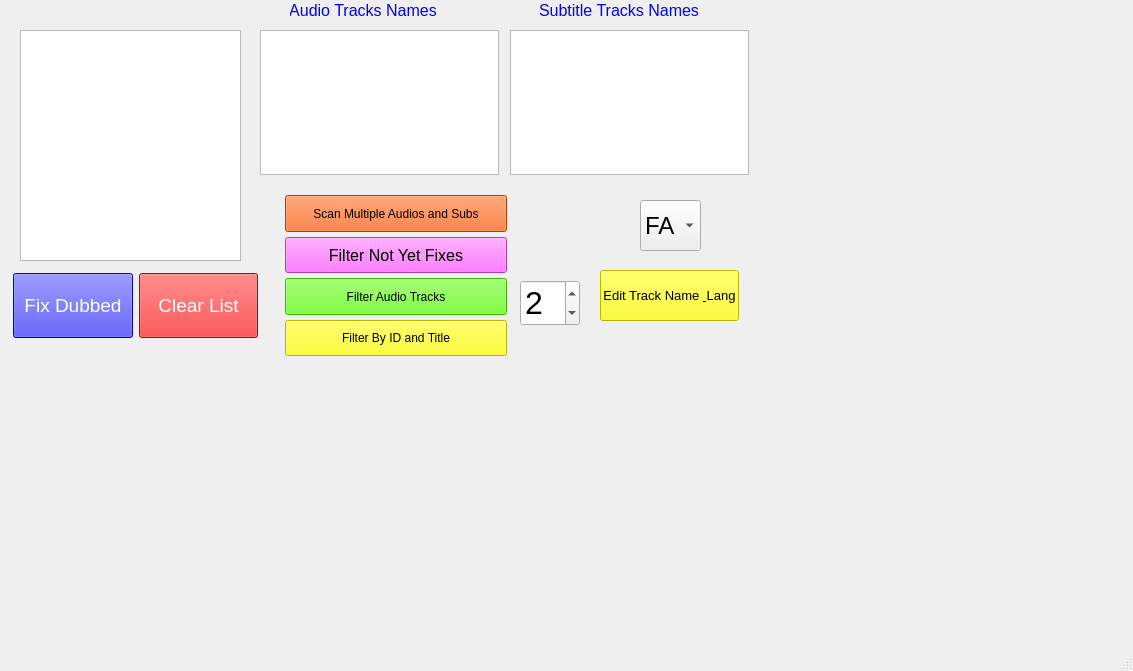
<?xml version="1.0" encoding="UTF-8"?>
<ui version="4.0">
 <class>MainWindow</class>
 <widget class="QMainWindow" name="MainWindow">
  <property name="geometry">
   <rect>
    <x>0</x>
    <y>0</y>
    <width>1133</width>
    <height>671</height>
   </rect>
  </property>
  <property name="windowTitle">
   <string>MainWindow</string>
  </property>
  <widget class="QWidget" name="centralwidget">
   <widget class="QListWidget" name="listWidget_audio_tracks">
    <property name="geometry">
     <rect>
      <x>260</x>
      <y>30</y>
      <width>239</width>
      <height>145</height>
     </rect>
    </property>
    <property name="font">
     <font>
      <pointsize>8</pointsize>
     </font>
    </property>
   </widget>
   <widget class="QListWidget" name="listWidget_sub_tracks">
    <property name="geometry">
     <rect>
      <x>510</x>
      <y>30</y>
      <width>239</width>
      <height>145</height>
     </rect>
    </property>
    <property name="font">
     <font>
      <pointsize>8</pointsize>
     </font>
    </property>
   </widget>
   <widget class="QLabel" name="label">
    <property name="geometry">
     <rect>
      <x>290</x>
      <y>0</y>
      <width>146</width>
      <height>21</height>
     </rect>
    </property>
    <property name="font">
     <font>
      <pointsize>12</pointsize>
      <italic>false</italic>
      <bold>false</bold>
     </font>
    </property>
    <property name="styleSheet">
     <string notr="true">color: rgb(0, 0, 255);</string>
    </property>
    <property name="text">
     <string>Audio Tracks Names</string>
    </property>
    <property name="alignment">
     <set>Qt::AlignCenter</set>
    </property>
   </widget>
   <widget class="QLabel" name="label_2">
    <property name="geometry">
     <rect>
      <x>540</x>
      <y>0</y>
      <width>158</width>
      <height>21</height>
     </rect>
    </property>
    <property name="font">
     <font>
      <pointsize>12</pointsize>
      <italic>false</italic>
      <bold>false</bold>
     </font>
    </property>
    <property name="styleSheet">
     <string notr="true">color: rgb(0, 0, 255);</string>
    </property>
    <property name="text">
     <string>Subtitle Tracks Names</string>
    </property>
    <property name="alignment">
     <set>Qt::AlignCenter</set>
    </property>
   </widget>
   <widget class="QSpinBox" name="spinBox_audio_numbers">
    <property name="geometry">
     <rect>
      <x>520</x>
      <y>280</y>
      <width>60</width>
      <height>46</height>
     </rect>
    </property>
    <property name="font">
     <font>
      <pointsize>24</pointsize>
     </font>
    </property>
    <property name="minimum">
     <number>1</number>
    </property>
    <property name="maximum">
     <number>10</number>
    </property>
    <property name="value">
     <number>2</number>
    </property>
   </widget>
   <widget class="QListWidget" name="listWidget_hidden">
    <property name="geometry">
     <rect>
      <x>20</x>
      <y>30</y>
      <width>221</width>
      <height>231</height>
     </rect>
    </property>
   </widget>
   <widget class="QPushButton" name="pushButton_edit_name_and_lang">
    <property name="geometry">
     <rect>
      <x>600</x>
      <y>270</y>
      <width>139</width>
      <height>51</height>
     </rect>
    </property>
    <property name="font">
     <font>
      <pointsize>10</pointsize>
      <italic>false</italic>
      <bold>false</bold>
     </font>
    </property>
    <property name="styleSheet">
     <string notr="true">color: rgb(0, 0, 0);
background-color: rgb(255, 255, 0);</string>
    </property>
    <property name="text">
     <string>Edit Track Name &amp; Lang</string>
    </property>
   </widget>
   <widget class="QComboBox" name="comboBox">
    <property name="geometry">
     <rect>
      <x>640</x>
      <y>200</y>
      <width>61</width>
      <height>51</height>
     </rect>
    </property>
    <property name="font">
     <font>
      <pointsize>18</pointsize>
     </font>
    </property>
    <item>
     <property name="text">
      <string>FA</string>
     </property>
    </item>
    <item>
     <property name="text">
      <string>EN</string>
     </property>
    </item>
   </widget>
   <widget class="QWidget" name="layoutWidget">
    <property name="geometry">
     <rect>
      <x>280</x>
      <y>190</y>
      <width>232</width>
      <height>171</height>
     </rect>
    </property>
    <layout class="QVBoxLayout" name="verticalLayout">
     <property name="spacing">
      <number>5</number>
     </property>
     <property name="leftMargin">
      <number>5</number>
     </property>
     <property name="topMargin">
      <number>5</number>
     </property>
     <property name="rightMargin">
      <number>5</number>
     </property>
     <property name="bottomMargin">
      <number>5</number>
     </property>
     <item>
      <widget class="QPushButton" name="pushButton_scan">
       <property name="sizePolicy">
        <sizepolicy hsizetype="Minimum" vsizetype="Minimum">
         <horstretch>0</horstretch>
         <verstretch>0</verstretch>
        </sizepolicy>
       </property>
       <property name="styleSheet">
        <string notr="true">font: 12pt &quot;Segoe UI&quot;;
background-color: rgb(255, 85, 0);
color: rgb(0, 0, 0);</string>
       </property>
       <property name="text">
        <string>Scan Multiple Audios and Subs</string>
       </property>
      </widget>
     </item>
     <item>
      <widget class="QPushButton" name="pushButton_filter_not_yet_fix">
       <property name="sizePolicy">
        <sizepolicy hsizetype="Minimum" vsizetype="Minimum">
         <horstretch>0</horstretch>
         <verstretch>0</verstretch>
        </sizepolicy>
       </property>
       <property name="font">
        <font>
         <pointsize>12</pointsize>
        </font>
       </property>
       <property name="styleSheet">
        <string notr="true">color: rgb(0, 0, 0);
background-color: rgb(255, 85, 255);</string>
       </property>
       <property name="text">
        <string>Filter Not Yet Fixes</string>
       </property>
      </widget>
     </item>
     <item>
      <widget class="QPushButton" name="pushButton_filter_audio_tracks">
       <property name="sizePolicy">
        <sizepolicy hsizetype="Minimum" vsizetype="Minimum">
         <horstretch>0</horstretch>
         <verstretch>0</verstretch>
        </sizepolicy>
       </property>
       <property name="styleSheet">
        <string notr="true">font: 12pt &quot;Segoe UI&quot;;
color: rgb(0, 0, 0);
background-color: rgb(85, 255, 0);</string>
       </property>
       <property name="text">
        <string>Filter Audio Tracks</string>
       </property>
      </widget>
     </item>
     <item>
      <widget class="QPushButton" name="pushButton_filter_by_audio_id_and_title">
       <property name="sizePolicy">
        <sizepolicy hsizetype="Minimum" vsizetype="Minimum">
         <horstretch>0</horstretch>
         <verstretch>0</verstretch>
        </sizepolicy>
       </property>
       <property name="styleSheet">
        <string notr="true">font: 12pt &quot;Segoe UI&quot;;
color: rgb(0, 0, 0);
background-color: rgb(255, 255, 0);</string>
       </property>
       <property name="text">
        <string>Filter By ID and Title</string>
       </property>
      </widget>
     </item>
    </layout>
   </widget>
   <widget class="QWidget" name="layoutWidget">
    <property name="geometry">
     <rect>
      <x>10</x>
      <y>270</y>
      <width>251</width>
      <height>71</height>
     </rect>
    </property>
    <layout class="QHBoxLayout" name="horizontalLayout">
     <property name="leftMargin">
      <number>3</number>
     </property>
     <property name="topMargin">
      <number>3</number>
     </property>
     <property name="rightMargin">
      <number>3</number>
     </property>
     <property name="bottomMargin">
      <number>3</number>
     </property>
     <item>
      <widget class="QPushButton" name="pushButton_fix">
       <property name="sizePolicy">
        <sizepolicy hsizetype="Minimum" vsizetype="Minimum">
         <horstretch>0</horstretch>
         <verstretch>0</verstretch>
        </sizepolicy>
       </property>
       <property name="font">
        <font>
         <pointsize>14</pointsize>
        </font>
       </property>
       <property name="styleSheet">
        <string notr="true">background-color: rgb(0, 0, 255);
color: rgb(255, 255, 255);
</string>
       </property>
       <property name="text">
        <string>Fix Dubbed</string>
       </property>
      </widget>
     </item>
     <item>
      <widget class="QPushButton" name="pushButton_clear">
       <property name="sizePolicy">
        <sizepolicy hsizetype="Minimum" vsizetype="Minimum">
         <horstretch>0</horstretch>
         <verstretch>0</verstretch>
        </sizepolicy>
       </property>
       <property name="font">
        <font>
         <pointsize>14</pointsize>
        </font>
       </property>
       <property name="styleSheet">
        <string notr="true">background-color: rgb(255, 0, 0);
color: rgb(255, 255, 255);
</string>
       </property>
       <property name="text">
        <string>Clear List</string>
       </property>
      </widget>
     </item>
    </layout>
   </widget>
  </widget>
  <widget class="QMenuBar" name="menubar">
   <property name="geometry">
    <rect>
     <x>0</x>
     <y>0</y>
     <width>1133</width>
     <height>21</height>
    </rect>
   </property>
  </widget>
  <widget class="QStatusBar" name="statusbar"/>
 </widget>
 <resources/>
 <connections/>
</ui>
